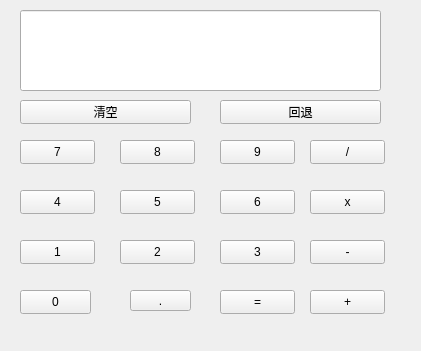
<?xml version="1.0" encoding="UTF-8"?>
<ui version="4.0">
 <class>widget</class>
 <widget class="QWidget" name="widget">
  <property name="geometry">
   <rect>
    <x>0</x>
    <y>0</y>
    <width>421</width>
    <height>351</height>
   </rect>
  </property>
  <property name="windowTitle">
   <string>calculator</string>
  </property>
  <widget class="QLineEdit" name="lineEdit">
   <property name="geometry">
    <rect>
     <x>20</x>
     <y>10</y>
     <width>361</width>
     <height>81</height>
    </rect>
   </property>
   <property name="readOnly">
    <bool>true</bool>
   </property>
  </widget>
  <widget class="QPushButton" name="pushButton_7">
   <property name="geometry">
    <rect>
     <x>20</x>
     <y>140</y>
     <width>75</width>
     <height>24</height>
    </rect>
   </property>
   <property name="text">
    <string>7</string>
   </property>
  </widget>
  <widget class="QPushButton" name="pushButton_8">
   <property name="geometry">
    <rect>
     <x>120</x>
     <y>140</y>
     <width>75</width>
     <height>24</height>
    </rect>
   </property>
   <property name="text">
    <string>8</string>
   </property>
  </widget>
  <widget class="QPushButton" name="pushButton_9">
   <property name="geometry">
    <rect>
     <x>220</x>
     <y>140</y>
     <width>75</width>
     <height>24</height>
    </rect>
   </property>
   <property name="text">
    <string>9</string>
   </property>
  </widget>
  <widget class="QPushButton" name="pushButton_4">
   <property name="geometry">
    <rect>
     <x>20</x>
     <y>190</y>
     <width>75</width>
     <height>24</height>
    </rect>
   </property>
   <property name="text">
    <string>4</string>
   </property>
  </widget>
  <widget class="QPushButton" name="pushButton_5">
   <property name="geometry">
    <rect>
     <x>120</x>
     <y>190</y>
     <width>75</width>
     <height>24</height>
    </rect>
   </property>
   <property name="text">
    <string>5</string>
   </property>
  </widget>
  <widget class="QPushButton" name="pushButton_6">
   <property name="geometry">
    <rect>
     <x>220</x>
     <y>190</y>
     <width>75</width>
     <height>24</height>
    </rect>
   </property>
   <property name="text">
    <string>6</string>
   </property>
  </widget>
  <widget class="QPushButton" name="pushButton_1">
   <property name="geometry">
    <rect>
     <x>20</x>
     <y>240</y>
     <width>75</width>
     <height>24</height>
    </rect>
   </property>
   <property name="text">
    <string>1</string>
   </property>
  </widget>
  <widget class="QPushButton" name="pushButton_2">
   <property name="geometry">
    <rect>
     <x>120</x>
     <y>240</y>
     <width>75</width>
     <height>24</height>
    </rect>
   </property>
   <property name="text">
    <string>2</string>
   </property>
  </widget>
  <widget class="QPushButton" name="pushButton_3">
   <property name="geometry">
    <rect>
     <x>220</x>
     <y>240</y>
     <width>75</width>
     <height>24</height>
    </rect>
   </property>
   <property name="text">
    <string>3</string>
   </property>
  </widget>
  <widget class="QPushButton" name="pushButton_0">
   <property name="geometry">
    <rect>
     <x>20</x>
     <y>290</y>
     <width>71</width>
     <height>24</height>
    </rect>
   </property>
   <property name="text">
    <string>0</string>
   </property>
  </widget>
  <widget class="QPushButton" name="pushButton_point">
   <property name="geometry">
    <rect>
     <x>130</x>
     <y>290</y>
     <width>61</width>
     <height>21</height>
    </rect>
   </property>
   <property name="text">
    <string>.</string>
   </property>
  </widget>
  <widget class="QPushButton" name="pushButton_div">
   <property name="geometry">
    <rect>
     <x>310</x>
     <y>140</y>
     <width>75</width>
     <height>24</height>
    </rect>
   </property>
   <property name="text">
    <string>/</string>
   </property>
  </widget>
  <widget class="QPushButton" name="pushButton_mul">
   <property name="geometry">
    <rect>
     <x>310</x>
     <y>190</y>
     <width>75</width>
     <height>24</height>
    </rect>
   </property>
   <property name="text">
    <string>x</string>
   </property>
  </widget>
  <widget class="QPushButton" name="pushButton_sub">
   <property name="geometry">
    <rect>
     <x>310</x>
     <y>240</y>
     <width>75</width>
     <height>24</height>
    </rect>
   </property>
   <property name="text">
    <string>-</string>
   </property>
  </widget>
  <widget class="QPushButton" name="pushButton_add">
   <property name="geometry">
    <rect>
     <x>310</x>
     <y>290</y>
     <width>75</width>
     <height>24</height>
    </rect>
   </property>
   <property name="text">
    <string>+</string>
   </property>
  </widget>
  <widget class="QPushButton" name="pushButton_clear">
   <property name="geometry">
    <rect>
     <x>20</x>
     <y>100</y>
     <width>171</width>
     <height>24</height>
    </rect>
   </property>
   <property name="text">
    <string>清空</string>
   </property>
  </widget>
  <widget class="QPushButton" name="pushButton_back">
   <property name="geometry">
    <rect>
     <x>220</x>
     <y>100</y>
     <width>161</width>
     <height>24</height>
    </rect>
   </property>
   <property name="text">
    <string>回退</string>
   </property>
  </widget>
  <widget class="QPushButton" name="pushButton_equal">
   <property name="geometry">
    <rect>
     <x>220</x>
     <y>290</y>
     <width>75</width>
     <height>24</height>
    </rect>
   </property>
   <property name="text">
    <string>=</string>
   </property>
  </widget>
 </widget>
 <resources/>
 <connections/>
</ui>
